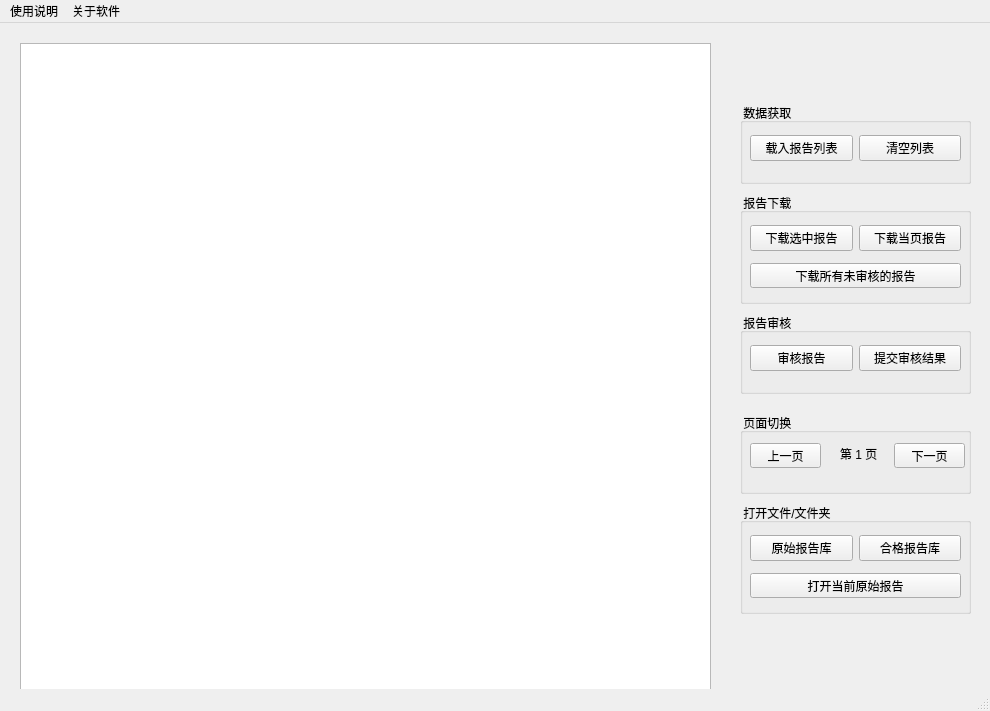
<?xml version="1.0" encoding="UTF-8"?>
<ui version="4.0">
 <class>Report_Checker</class>
 <widget class="QMainWindow" name="Report_Checker">
  <property name="geometry">
   <rect>
    <x>0</x>
    <y>0</y>
    <width>990</width>
    <height>711</height>
   </rect>
  </property>
  <property name="windowTitle">
   <string>MainWindow</string>
  </property>
  <widget class="QWidget" name="centralwidget">
   <widget class="QTableWidget" name="tableWidget">
    <property name="geometry">
     <rect>
      <x>20</x>
      <y>20</y>
      <width>691</width>
      <height>651</height>
     </rect>
    </property>
   </widget>
   <widget class="QLabel" name="huayi_pic_lable">
    <property name="geometry">
     <rect>
      <x>770</x>
      <y>600</y>
      <width>151</width>
      <height>51</height>
     </rect>
    </property>
    <property name="text">
     <string/>
    </property>
    <property name="pixmap">
     <pixmap>pics/huayi_logo.png</pixmap>
    </property>
    <property name="scaledContents">
     <bool>true</bool>
    </property>
   </widget>
   <widget class="QLabel" name="igp_pic_label">
    <property name="geometry">
     <rect>
      <x>770</x>
      <y>20</y>
      <width>171</width>
      <height>51</height>
     </rect>
    </property>
    <property name="text">
     <string/>
    </property>
    <property name="pixmap">
     <pixmap>pics/igp3_logo.png</pixmap>
    </property>
    <property name="scaledContents">
     <bool>true</bool>
    </property>
   </widget>
   <widget class="QGroupBox" name="get_date_gpbx">
    <property name="geometry">
     <rect>
      <x>740</x>
      <y>80</y>
      <width>231</width>
      <height>81</height>
     </rect>
    </property>
    <property name="font">
     <font>
      <family>Microsoft YaHei UI</family>
     </font>
    </property>
    <property name="title">
     <string> 数据获取 </string>
    </property>
    <widget class="QWidget" name="horizontalLayoutWidget_3">
     <property name="geometry">
      <rect>
       <x>10</x>
       <y>30</y>
       <width>211</width>
       <height>31</height>
      </rect>
     </property>
     <layout class="QHBoxLayout" name="horizontalLayout_3">
      <item>
       <widget class="QPushButton" name="load_report_list_btn">
        <property name="text">
         <string>载入报告列表</string>
        </property>
       </widget>
      </item>
      <item>
       <widget class="QPushButton" name="clear_report_list_btn">
        <property name="text">
         <string>清空列表</string>
        </property>
       </widget>
      </item>
     </layout>
    </widget>
   </widget>
   <widget class="QGroupBox" name="open_folder_gpbx">
    <property name="geometry">
     <rect>
      <x>740</x>
      <y>480</y>
      <width>231</width>
      <height>111</height>
     </rect>
    </property>
    <property name="font">
     <font>
      <family>Microsoft YaHei UI</family>
     </font>
    </property>
    <property name="title">
     <string> 打开文件/文件夹 </string>
    </property>
    <widget class="QWidget" name="horizontalLayoutWidget_2">
     <property name="geometry">
      <rect>
       <x>10</x>
       <y>30</y>
       <width>211</width>
       <height>31</height>
      </rect>
     </property>
     <layout class="QHBoxLayout" name="horizontalLayout_2">
      <item>
       <widget class="QPushButton" name="Original_folder_btn">
        <property name="text">
         <string>原始报告库</string>
        </property>
       </widget>
      </item>
      <item>
       <widget class="QPushButton" name="passed_folder_btn">
        <property name="text">
         <string>合格报告库</string>
        </property>
       </widget>
      </item>
     </layout>
    </widget>
    <widget class="QPushButton" name="open_ppt_btn">
     <property name="geometry">
      <rect>
       <x>10</x>
       <y>70</y>
       <width>211</width>
       <height>25</height>
      </rect>
     </property>
     <property name="text">
      <string>打开当前原始报告</string>
     </property>
    </widget>
   </widget>
   <widget class="QGroupBox" name="download_gpbx">
    <property name="geometry">
     <rect>
      <x>740</x>
      <y>170</y>
      <width>231</width>
      <height>111</height>
     </rect>
    </property>
    <property name="font">
     <font>
      <family>Microsoft YaHei UI</family>
     </font>
    </property>
    <property name="title">
     <string> 报告下载 </string>
    </property>
    <widget class="QWidget" name="horizontalLayoutWidget_5">
     <property name="geometry">
      <rect>
       <x>10</x>
       <y>30</y>
       <width>211</width>
       <height>31</height>
      </rect>
     </property>
     <layout class="QHBoxLayout" name="horizontalLayout_5">
      <item>
       <widget class="QPushButton" name="download_checked_btn">
        <property name="text">
         <string>下载选中报告</string>
        </property>
       </widget>
      </item>
      <item>
       <widget class="QPushButton" name="dwonload_page_btn">
        <property name="text">
         <string>下载当页报告</string>
        </property>
       </widget>
      </item>
     </layout>
    </widget>
    <widget class="QPushButton" name="download_all_btn">
     <property name="geometry">
      <rect>
       <x>10</x>
       <y>70</y>
       <width>211</width>
       <height>25</height>
      </rect>
     </property>
     <property name="text">
      <string>下载所有未审核的报告</string>
     </property>
    </widget>
   </widget>
   <widget class="QGroupBox" name="change_page_gpbx">
    <property name="geometry">
     <rect>
      <x>740</x>
      <y>390</y>
      <width>231</width>
      <height>81</height>
     </rect>
    </property>
    <property name="font">
     <font>
      <family>Microsoft YaHei UI</family>
     </font>
    </property>
    <property name="title">
     <string> 页面切换 </string>
    </property>
    <widget class="QPushButton" name="pgup_btn">
     <property name="geometry">
      <rect>
       <x>10</x>
       <y>30</y>
       <width>71</width>
       <height>25</height>
      </rect>
     </property>
     <property name="text">
      <string>上一页</string>
     </property>
    </widget>
    <widget class="QPushButton" name="pgdn_btn">
     <property name="geometry">
      <rect>
       <x>154</x>
       <y>30</y>
       <width>71</width>
       <height>25</height>
      </rect>
     </property>
     <property name="text">
      <string>下一页</string>
     </property>
    </widget>
    <widget class="QLabel" name="page_numb_label">
     <property name="geometry">
      <rect>
       <x>100</x>
       <y>30</y>
       <width>41</width>
       <height>21</height>
      </rect>
     </property>
     <property name="font">
      <font>
       <family>Microsoft YaHei UI</family>
      </font>
     </property>
     <property name="text">
      <string>第 1 页</string>
     </property>
    </widget>
   </widget>
   <widget class="QGroupBox" name="audit_report_gpbx">
    <property name="geometry">
     <rect>
      <x>740</x>
      <y>290</y>
      <width>231</width>
      <height>81</height>
     </rect>
    </property>
    <property name="font">
     <font>
      <family>Microsoft YaHei UI</family>
     </font>
    </property>
    <property name="title">
     <string> 报告审核 </string>
    </property>
    <widget class="QWidget" name="horizontalLayoutWidget_4">
     <property name="geometry">
      <rect>
       <x>10</x>
       <y>30</y>
       <width>211</width>
       <height>31</height>
      </rect>
     </property>
     <layout class="QHBoxLayout" name="horizontalLayout_4">
      <item>
       <widget class="QPushButton" name="audit_report_btn">
        <property name="text">
         <string>审核报告</string>
        </property>
       </widget>
      </item>
      <item>
       <widget class="QPushButton" name="submit_result_btn">
        <property name="text">
         <string>提交审核结果</string>
        </property>
       </widget>
      </item>
     </layout>
    </widget>
   </widget>
  </widget>
  <widget class="QMenuBar" name="menubar">
   <property name="geometry">
    <rect>
     <x>0</x>
     <y>0</y>
     <width>990</width>
     <height>23</height>
    </rect>
   </property>
   <widget class="QMenu" name="help_menu">
    <property name="title">
     <string>使用说明</string>
    </property>
   </widget>
   <widget class="QMenu" name="about_software_menu">
    <property name="title">
     <string>关于软件</string>
    </property>
    <addaction name="version_action"/>
    <addaction name="check_update_action"/>
    <addaction name="separator"/>
    <addaction name="developer_action"/>
    <addaction name="gmail_action"/>
   </widget>
   <addaction name="help_menu"/>
   <addaction name="about_software_menu"/>
  </widget>
  <widget class="QStatusBar" name="statusbar"/>
  <action name="version_action">
   <property name="text">
    <string>版本：v 0.1</string>
   </property>
  </action>
  <action name="check_update_action">
   <property name="text">
    <string>检查更新</string>
   </property>
  </action>
  <action name="developer_action">
   <property name="text">
    <string>开发者：赵康明</string>
   </property>
  </action>
  <action name="gmail_action">
   <property name="text">
    <string>zhaokm0@gmail.com</string>
   </property>
  </action>
 </widget>
 <resources/>
 <connections/>
</ui>
